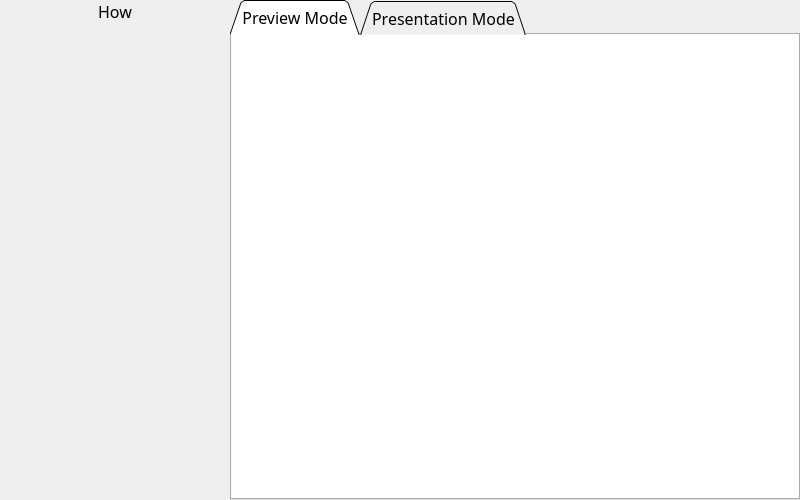
<?xml version="1.0" encoding="UTF-8"?>
<ui version="4.0">
  <class>AppTutorial</class>
  <widget class="QDialog" name="AppTutorial">
    <property name="geometry">
      <rect>
        <x>0</x>
        <y>0</y>
        <width>800</width>
        <height>500</height>
      </rect>
    </property>
    <property name="font">
      <font>
        <family>Trebuchet MS</family>
        <pointsize>12</pointsize>
      </font>
    </property>
    <property name="windowTitle">
      <string>How it Works</string>
    </property>
    <property name="windowIcon">
      <iconset resource="icons/icons.qrc">
        <normaloff>:/icons/app_icon</normaloff>:/icons/app_icon
      </iconset>
    </property>
    <property name="sizeGripEnabled">
      <bool>false</bool>
    </property>
    <layout class="QVBoxLayout" name="MainLayout">
      <property name="spacing">
        <number>0</number>
      </property>
      <property name="leftMargin">
        <number>0</number>
      </property>
      <property name="topMargin">
        <number>0</number>
      </property>
      <property name="rightMargin">
        <number>0</number>
      </property>
      <property name="bottomMargin">
        <number>0</number>
      </property>
      <item>
        <layout class="QHBoxLayout" name="CentralWidget">
          <property name="spacing">
            <number>0</number>
          </property>
          <property name="bottomMargin">
            <number>0</number>
          </property>
          <item>
            <layout class="QVBoxLayout" name="PanelLeft">
              <item>
                <widget class="QLabel" name="LblSidebar">
                  <property name="sizePolicy">
                    <sizepolicy hsizetype="Minimum" vsizetype="Minimum">
                      <horstretch>0</horstretch>
                      <verstretch>0</verstretch>
                    </sizepolicy>
                  </property>
                  <property name="minimumSize">
                    <size>
                      <width>230</width>
                      <height>490</height>
                    </size>
                  </property>
                  <property name="text">
                    <string>&lt;html&gt;&lt;head/&gt;&lt;body&gt;&lt;p align=&quot;center&quot;&gt;How&lt;/p&gt;&lt;/body&gt;&lt;/html&gt;</string>
                  </property>
                  <property name="alignment">
                    <set>Qt::AlignLeading|Qt::AlignLeft|Qt::AlignTop</set>
                  </property>
                </widget>
              </item>
            </layout>
          </item>
          <item>
            <layout class="QVBoxLayout" name="PanelRight">
              <item>
                <widget class="QTabWidget" name="HowsTabs">
                  <property name="enabled">
                    <bool>true</bool>
                  </property>
                  <property name="sizePolicy">
                    <sizepolicy hsizetype="Expanding" vsizetype="Expanding">
                      <horstretch>0</horstretch>
                      <verstretch>0</verstretch>
                    </sizepolicy>
                  </property>
                  <property name="minimumSize">
                    <size>
                      <width>0</width>
                      <height>0</height>
                    </size>
                  </property>
                  <property name="font">
                    <font>
                      <family>Trebuchet MS</family>
                      <pointsize>12</pointsize>
                      <weight>50</weight>
                      <bold>false</bold>
                    </font>
                  </property>
                  <property name="tabPosition">
                    <enum>QTabWidget::North</enum>
                  </property>
                  <property name="tabShape">
                    <enum>QTabWidget::Triangular</enum>
                  </property>
                  <property name="currentIndex">
                    <number>0</number>
                  </property>
                  <property name="elideMode">
                    <enum>Qt::ElideNone</enum>
                  </property>
                  <property name="documentMode">
                    <bool>false</bool>
                  </property>
                  <property name="tabsClosable">
                    <bool>false</bool>
                  </property>
                  <property name="movable">
                    <bool>true</bool>
                  </property>
                  <property name="tabBarAutoHide">
                    <bool>true</bool>
                  </property>
                  <widget class="QWidget" name="TabPage1">
                    <property name="sizePolicy">
                      <sizepolicy hsizetype="Preferred" vsizetype="Fixed">
                        <horstretch>0</horstretch>
                        <verstretch>0</verstretch>
                      </sizepolicy>
                    </property>
                    <property name="font">
                      <font>
                        <family>Trebuchet MS</family>
                        <pointsize>12</pointsize>
                        <weight>50</weight>
                        <bold>false</bold>
                      </font>
                    </property>
                    <property name="accessibleName">
                      <string extracomment="This has to be equal to the tab title in all the main tabs">History</string>
                    </property>
                    <attribute name="title">
                      <string>Preview Mode</string>
                    </attribute>
                    <layout class="QVBoxLayout" name="LayoutTabPage1">
                      <property name="spacing">
                        <number>0</number>
                      </property>
                      <property name="leftMargin">
                        <number>0</number>
                      </property>
                      <property name="topMargin">
                        <number>0</number>
                      </property>
                      <property name="rightMargin">
                        <number>0</number>
                      </property>
                      <property name="bottomMargin">
                        <number>0</number>
                      </property>
                      <item>
                        <widget class="QTextBrowser" name="TxtTab1">
                          <property name="frameShape">
                            <enum>QFrame::NoFrame</enum>
                          </property>
                          <property name="html">
                            <string>
                              &lt;!DOCTYPE HTML PUBLIC &quot;-//W3C//DTD HTML 4.0//EN&quot; &quot;http://www.w3.org/TR/REC-html40/strict.dtd&quot;&gt;
                              &lt;html&gt;&lt;head&gt;&lt;meta name=&quot;qrichtext&quot; content=&quot;1&quot; /&gt;&lt;style type=&quot;text/css&quot;&gt;
                              p, li { white-space: pre-wrap; }
                              &lt;/style&gt;&lt;/head&gt;&lt;body style=&quot; font-family:'Trebuchet MS','Trebuchet MS','Trebuchet MS'; font-size:12pt; font-weight:400; font-style:normal;&quot;&gt;
                              &lt;p style=&quot;-qt-paragraph-type:empty; margin-top:0px; margin-bottom:0px; margin-left:0px; margin-right:0px; -qt-block-indent:0; text-indent:0px;&quot;&gt;&lt;br /&gt;&lt;/p&gt;&lt;/body&gt;&lt;/html&gt;
                            </string>
                          </property>
                        </widget>
                      </item>
                    </layout>
                  </widget>
                  <widget class="QWidget" name="TabPage2">
                    <property name="font">
                      <font>
                        <family>Trebuchet MS</family>
                        <pointsize>12</pointsize>
                        <weight>50</weight>
                        <bold>false</bold>
                      </font>
                    </property>
                    <property name="accessibleName">
                      <string extracomment="This has to be equal to the tab title in all the main tabs">History</string>
                    </property>
                    <attribute name="title">
                      <string>Presentation Mode</string>
                    </attribute>
                    <layout class="QVBoxLayout" name="LayoutTabPage2">
                      <property name="spacing">
                        <number>0</number>
                      </property>
                      <property name="leftMargin">
                        <number>0</number>
                      </property>
                      <property name="topMargin">
                        <number>0</number>
                      </property>
                      <property name="rightMargin">
                        <number>0</number>
                      </property>
                      <property name="bottomMargin">
                        <number>0</number>
                      </property>
                      <item>
                        <widget class="QTextBrowser" name="TxtTab2">
                          <property name="frameShape">
                            <enum>QFrame::NoFrame</enum>
                          </property>
                          <property name="frameShadow">
                            <enum>QFrame::Plain</enum>
                          </property>
                          <property name="html">
                            <string>
                              &lt;!DOCTYPE HTML PUBLIC &quot;-//W3C//DTD HTML 4.0//EN&quot; &quot;http://www.w3.org/TR/REC-html40/strict.dtd&quot;&gt;
                              &lt;html&gt;&lt;head&gt;&lt;meta name=&quot;qrichtext&quot; content=&quot;1&quot; /&gt;&lt;style type=&quot;text/css&quot;&gt;
                              p, li { white-space: pre-wrap; }
                              &lt;/style&gt;&lt;/head&gt;&lt;body style=&quot; font-family:'Trebuchet MS','Trebuchet MS','Trebuchet MS'; font-size:12pt; font-weight:400; font-style:normal;&quot;&gt;
                              &lt;p style=&quot;-qt-paragraph-type:empty; margin-top:0px; margin-bottom:0px; margin-left:0px; margin-right:0px; -qt-block-indent:0; text-indent:0px;&quot;&gt;&lt;br /&gt;&lt;/p&gt;&lt;/body&gt;&lt;/html&gt;
                            </string>
                          </property>
                        </widget>
                      </item>
                    </layout>
                  </widget>
                </widget>
              </item>
            </layout>
          </item>
        </layout>
      </item>
    </layout>
  </widget>
  <resources>
    <include location="icons/icons.qrc"/>
  </resources>
  <connections/>
</ui>
